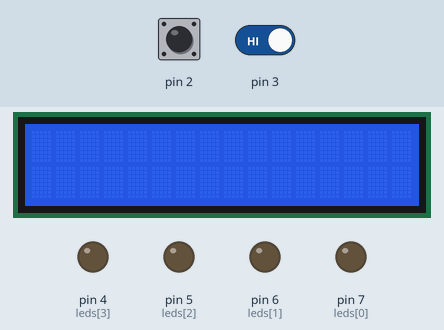
Simulated run of this sketch. Board: Arduino Uno, built with avr-gcc and run on an emulated ATmega328P. Shown: 16×2 character LCD, output pins drawn as LEDs (lit = HIGH). Inputs (shaded band) come from the test bench; at power-on: pin 2 HIGH, pin 3 HIGH. Random numbers use the default seed unless the sketch sets one; what the sketch prints to the serial monitor is not drawn.

Above: at 1.2 s.
1.3 s: pin 2 driven LOW
2.8 s: pin 2 driven HIGH
At 4.5 s:
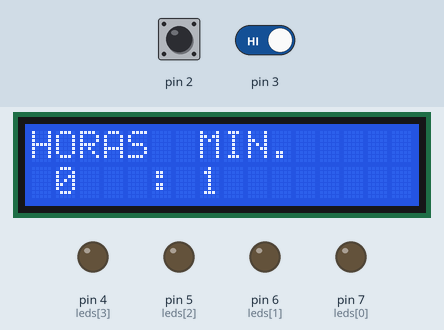
5.8 s: pin 3 driven LOW
7.3 s: pin 3 driven HIGH
At 8.5 s:
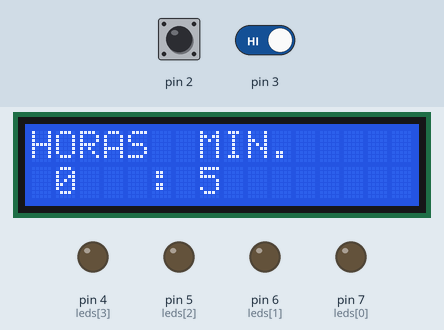
9.2 s: pin 2 driven LOW and pin 3 driven LOW
At 9.5 s:
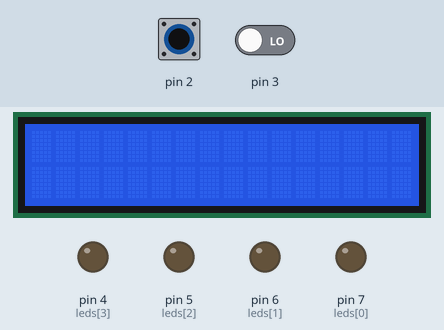
12.2 s: pin 2 pulsed HIGH 2 times (0.12 s each, 0.3 s apart)
Timing chart, 0 to 15.2 s (numbered marks = the images above; inputs shaded):
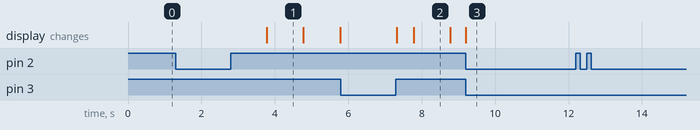

Measured:
- after the input at 1.3 s, every drawn part: stays the same
- after the input at 2.8 s, the display: changes after 0.98 s (image 1)
- after the input at 5.8 s, every drawn part: stays the same
- after the input at 7.3 s, the display: first changes at once (image 2 shows a later state)
- after the input at 12.2 s, every drawn part: stays the same
- what the display in image 1 shows lasts 1.0 s, from 3.8 s to 4.8 s

The sketch:

Martinez_Juan_LAB02_SE.ino
```cpp
/*
 * LABORATORIO II: COMUNICACI  ON - CAD - INTERRUPCIONES
* CODIGO II
* OBJETIVO: Realizar un sistema domótico de un reloj horero-minutero observado en una LCD añadiendo dos interrupciones la primera sera de encendido-apagado- y el otro el modo de funcionamiento.
* NOMBRE: Juan Diego Martínez
* FUNCIONES:
  *          LiquidCrystal.h
*          print(mensaje)  Envío Mensajes
*          setCursor(col,fil)
*          attachinterrupt(interrupt,rutina.modo)
*/
#include <LiquidCrystal.h>
#include <MsTimer2.h>
LiquidCrystal lcd {13,12,11,10,9,8};    // declaracion de pines lcd
const int leds[4]={7,6,5,4};            // pines de los leds
const int sensor1=A2;                   // declaraciones de los pines para los sensores
const int sensor2=A3;
const int sensor3=A4;
const int sensor4=A5;
int minutos=0;       // variable de minutos
int horas=0;         // variable de HORAS
int on=0;            // variable del sistema para opciones
int on2=0;           // variable del sistema para opciones
int i;               // variables para ciclos
int random1;         // variable para leds randomicos
int horaP;           // variable cambio de hora
int minutosP;        // variable cambio de minutos
void setup() {
  for(i=0;i<4;i++)            // ciclo for para leds
  {
    pinMode(leds[i],OUTPUT);  // declaro modo de los leds
  }
  pinMode(sensor1,INPUT);     // declaracion del modo de los sensores
  pinMode(sensor2,INPUT);
  pinMode(sensor3,INPUT);
  pinMode(sensor4,INPUT);
  i=0;
  Serial.begin(9600);                   // inicio de la comunicacion serial
  lcd.begin(16,2);                      // inicio de la LCD
  attachInterrupt(0,iniciador,LOW);     // interrupciones 1
  attachInterrupt(1,seleccionador,LOW); // interrupciones 2
  MsTimer2::set(1000,reloj);            // configura el timer 2 a 1 segundos
  Serial.println("Presione para encender el sistema");
}

void loop() {
  if(on==2)         // AQUI SE REALIZA UN LLAMADO A LOS METODOS PARA CADA UNO DE LOS MODOS ASIGNADOS
  {
    switch(on2)
    {
      case 1:
      modo1();
      break;
      case 2:
      modo2();
      break;
      case 3:
      modo3();
      break;
    }
  }
}

void iniciador (){            // creacion de metodo de inicializacion
  switch (on)                 // switch para cada uno de los casos
  {
    case 0:
    MsTimer2::start();        // inicio del reloj
    Serial.println("SELECCIONE EL MODO QUE DESEA REALIZAR )");
    on++;
    break;
    case 1:
    Serial.println("EJECUTANDO EL MODO");
    on++;
    break;
    case 2:
    Serial.println("FIN DEL SISTEMA DOMOTICO");
    on=0;               // reinicio las variables
    on2=0;
    lcd.clear();        // limpio la LCD
    MsTimer2::stop();   // paro el reloj
  }
}

void seleccionador (){        //creacion del segundo metodo
  if(on==1)
  {
    switch(on2)               // switch para cada uno de los casos
    {
      case 0:
      Serial.println("Activacion de leds de forma aleatoria");
      on2++;
      break;
      case 1:
      Serial.println("Cambio de la hora del reloj");
      on2++;
      break;
      case 2:
      Serial.println("Sistema de seguridad de sensores");
      on2++;
      break;
      case 3:
      Serial.println("Selccion de modos");
      on2=0;        // reinicio variable
      break;
    }
  }
  if(on==2)
  {
    on=0;       // reinicio variable
    on2=0;      // reinicio variable
    Serial.println("Salio de la ejecucion del modo");   // mensaje de salida
  }
}

// MODO UNO
void modo1 (){
  for(i=0;i<5;i++)
  {
     random1=random(1,5);               // selecciona un valor randomico para el led
     digitalWrite(leds[random1],HIGH);  // encendido y apagado del led a 1000 milisegundos
     delay(1000);
     digitalWrite(leds[random1],LOW);
     delay(1000);
  }
  i=0;      // reinicio de variables
  on=0;
  on2=0;
}

// MODO DOS
void modo2 (){
  horaP=analogRead(0);                // lectura el en pin A0
  horas=map(horaP,0,1023,0,23);       // operacion para transformar la Hora segun el numero de bits y sus valores maximos y minimos
  minutosP=analogRead(1);             // lectura el en pin A1
  minutos=map(minutosP,0,1023,0,59);  // operacion para transformar minutos segun el numero de bits y sus valores maximos y minimos
}

// MODO 3
void modo3(){
  if(digitalRead(sensor1)==LOW||digitalRead(sensor2)==LOW||digitalRead(sensor3)==LOW||digitalRead(sensor4)==LOW){   // condicional para los sensores sin son encendidos con el pulsador
    Serial.println("Un sensor ha sido activado, verifique la seguridad");
    delay(200);
  }
}

// CREACION DEL METODO DE RELOJ
void reloj(){
    if(minutos<59)                        //Condicion de minutos
    {
      minutos++;                          //Incremento de variable
    }else
    {
      minutos=0;                          // reinicio de variable
      if(horas<23)                        //Condicion de horas
      {
        horas++;                          //Incremento de variable
      }else
      {
        horas=0;                          // reinicio de variable
      }
    }

lcd.clear();            // AQUI SE SELECCIONA LA POSICION EN LA LCD Y EL ENVIO DE LA IMPRESION DE TEXTO Y VARIABLES
lcd.setCursor(0,0);
lcd.print("HORAS");
lcd.setCursor(5,1);
lcd.print(":");
lcd.setCursor(7,0);
lcd.print("MIN.");
lcd.setCursor(1,1);
lcd.print(horas);
lcd.setCursor(7,1);
lcd.print(minutos);

}
```
